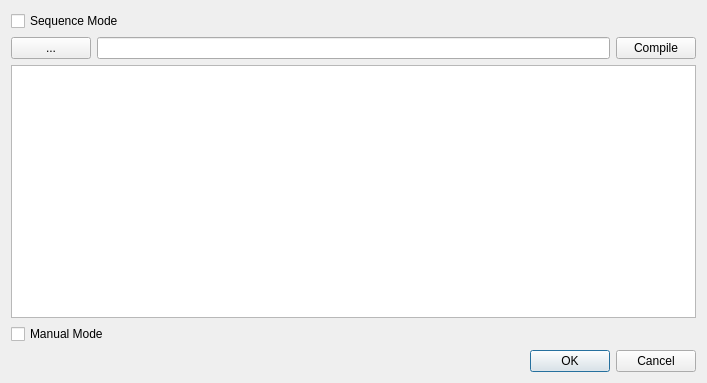
<?xml version="1.0" encoding="UTF-8"?>
<ui version="4.0">
 <class>Q_Main_Dialog</class>
 <widget class="QDialog" name="Q_Main_Dialog">
  <property name="geometry">
   <rect>
    <x>0</x>
    <y>0</y>
    <width>707</width>
    <height>383</height>
   </rect>
  </property>
  <property name="windowTitle">
   <string>Dialog</string>
  </property>
  <layout class="QVBoxLayout" name="verticalLayout_2">
   <item>
    <layout class="QVBoxLayout" name="verticalLayout">
     <item>
      <widget class="QCheckBox" name="checkBoxSequenceMode">
       <property name="text">
        <string>Sequence Mode</string>
       </property>
      </widget>
     </item>
     <item>
      <layout class="QHBoxLayout" name="horizontalLayout">
       <item>
        <widget class="QPushButton" name="pushButtonSelectSequence">
         <property name="text">
          <string>...</string>
         </property>
        </widget>
       </item>
       <item>
        <widget class="QLineEdit" name="lineEditSequencePath"/>
       </item>
       <item>
        <widget class="QPushButton" name="pushButtonCompile">
         <property name="text">
          <string>Compile</string>
         </property>
        </widget>
       </item>
      </layout>
     </item>
     <item>
      <widget class="QTextEdit" name="textEditCompileError"/>
     </item>
     <item>
      <widget class="QCheckBox" name="checkBoxManualMode">
       <property name="text">
        <string>Manual Mode</string>
       </property>
      </widget>
     </item>
    </layout>
   </item>
   <item>
    <widget class="QDialogButtonBox" name="buttonBox">
     <property name="orientation">
      <enum>Qt::Horizontal</enum>
     </property>
     <property name="standardButtons">
      <set>QDialogButtonBox::Cancel|QDialogButtonBox::Ok</set>
     </property>
    </widget>
   </item>
  </layout>
 </widget>
 <resources/>
 <connections>
  <connection>
   <sender>buttonBox</sender>
   <signal>accepted()</signal>
   <receiver>Q_Main_Dialog</receiver>
   <slot>accept()</slot>
   <hints>
    <hint type="sourcelabel">
     <x>248</x>
     <y>254</y>
    </hint>
    <hint type="destinationlabel">
     <x>157</x>
     <y>274</y>
    </hint>
   </hints>
  </connection>
  <connection>
   <sender>buttonBox</sender>
   <signal>rejected()</signal>
   <receiver>Q_Main_Dialog</receiver>
   <slot>reject()</slot>
   <hints>
    <hint type="sourcelabel">
     <x>316</x>
     <y>260</y>
    </hint>
    <hint type="destinationlabel">
     <x>286</x>
     <y>274</y>
    </hint>
   </hints>
  </connection>
 </connections>
</ui>
